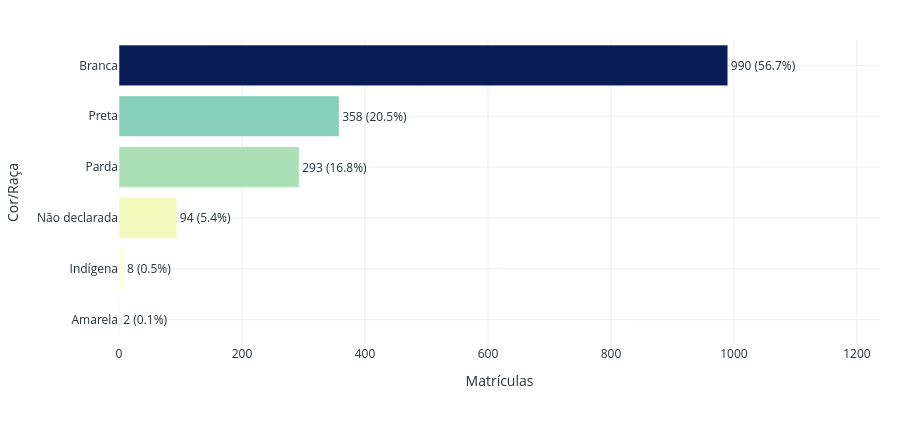
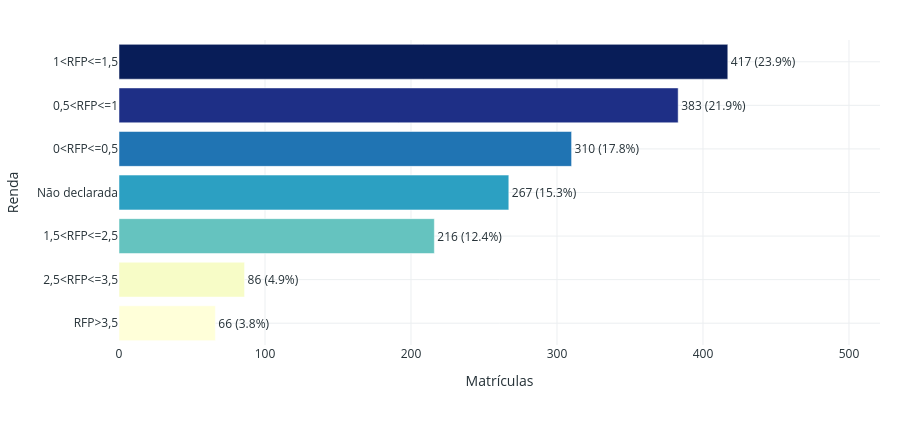
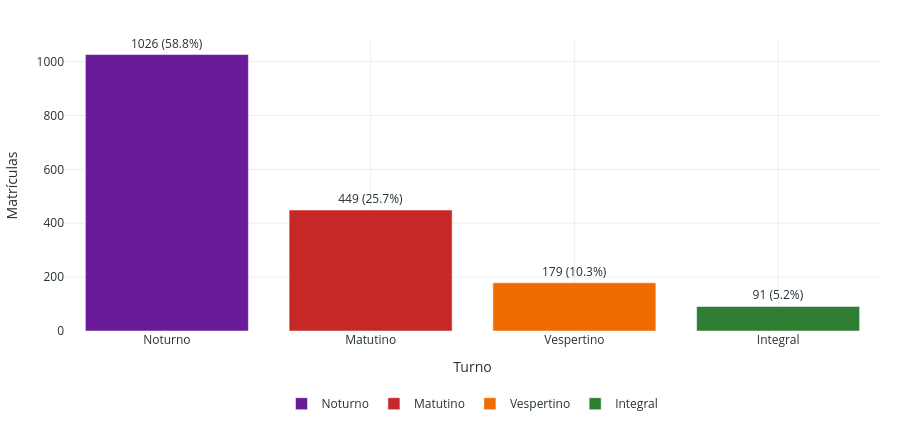

The notebook cell saved with these charts, in order:
### Markdown cell above
#### Gráficos 16 a 18 — Distribuições gerais

### Code cell
raca_df = df["Cor / Raça"].value_counts().reset_index()
raca_df.columns = ["Cor/Raça", "Qtd"]
raca_df["Percentual"] = raca_df["Qtd"] / raca_df["Qtd"].sum() * 100
raca_df["Texto"] = raca_df.apply(
    lambda linha: f"{int(linha['Qtd'])} ({linha['Percentual']:.1f}%)",
    axis=1,
)

fig_g16 = px.bar(
    raca_df.sort_values("Qtd"),
    x="Qtd",
    y="Cor/Raça",
    orientation="h",
    color="Qtd",
    color_continuous_scale="YlGnBu",
    text="Texto",
    labels={"Qtd": "Matrículas"},
)
fig_g16.update_traces(textposition="outside", cliponaxis=False)
fig_g16.update_xaxes(range=[0, raca_df["Qtd"].max() * 1.25])
fig_g16.update_layout(coloraxis_showscale=False)
aplicar_layout_light(fig_g16, altura=430)
fig_g16.show()


renda_df = (
    df["Renda Familiar"]
    .value_counts()
    .reindex([r for r in ORDEM_RENDA if r in df["Renda Familiar"].unique()])
    .reset_index()
)
renda_df.columns = ["Renda", "Qtd"]
renda_df["Percentual"] = renda_df["Qtd"] / renda_df["Qtd"].sum() * 100
renda_df["Texto"] = renda_df.apply(
    lambda linha: f"{int(linha['Qtd'])} ({linha['Percentual']:.1f}%)",
    axis=1,
)

fig_g17 = px.bar(
    renda_df.sort_values("Qtd"),
    x="Qtd",
    y="Renda",
    orientation="h",
    color="Qtd",
    color_continuous_scale="YlGnBu",
    text="Texto",
    labels={"Qtd": "Matrículas"},
)
fig_g17.update_traces(textposition="outside", cliponaxis=False)
fig_g17.update_xaxes(range=[0, renda_df["Qtd"].max() * 1.25])
fig_g17.update_layout(coloraxis_showscale=False)
aplicar_layout_light(fig_g17, altura=430)
fig_g17.show()


turno_df = df["Turno"].value_counts().reset_index()
turno_df.columns = ["Turno", "Qtd"]
turno_df["Percentual"] = turno_df["Qtd"] / turno_df["Qtd"].sum() * 100
turno_df["Texto"] = turno_df.apply(
    lambda linha: f"{int(linha['Qtd'])} ({linha['Percentual']:.1f}%)",
    axis=1,
)

fig_g18 = px.bar(
    turno_df,
    x="Turno",
    y="Qtd",
    color="Turno",
    color_discrete_map=gerar_mapa_cores(turno_df["Turno"]),
    text="Texto",
    labels={"Qtd": "Matrículas"},
)
fig_g18.update_traces(textposition="outside", cliponaxis=False)
fig_g18.update_layout(coloraxis_showscale=False)
aplicar_layout_light(fig_g18, altura=430)
fig_g18.show()

### Figure 1 — Plotly figure (JSON) as saved in the notebook; plotly's stock layout.template omitted (floating-point values rounded to 4 significant figures)
{"data": [{"cliponaxis": false, "hovertemplate": "Matrículas=%{marker.color}<br>Cor/Raça=%{y}<br>Texto=%{text}<extra></extra>", "legendgroup": "", "marker": {"color": [2, 8, 94, 293, 358, 990], "coloraxis": "coloraxis", "pattern": {"shape": ""}}, "name": "", "orientation": "h", "showlegend": false, "text": ["2 (0.1%)", "8 (0.5%)", "94 (5.4%)", "293 (16.8%)", "358 (20.5%)", "990 (56.7%)"], "textposition": "outside", "type": "bar", "x": [2, 8, 94, 293, 358, 990], "xaxis": "x", "y": ["Amarela", "Indígena", "Não declarada", "Parda", "Preta", "Branca"], "yaxis": "y"}], "layout": {"barmode": "relative", "coloraxis": {"colorbar": {"title": {"text": "Matrículas"}}, "colorscale": [[0, "rgb(255,255,217)"], [0.125, "rgb(237,248,177)"], [0.25, "rgb(199,233,180)"], [0.375, "rgb(127,205,187)"], [0.5, "rgb(65,182,196)"], [0.625, "rgb(29,145,192)"], [0.75, "rgb(34,94,168)"], [0.875, "rgb(37,52,148)"], [1, "rgb(8,29,88)"]], "showscale": false}, "font": {"color": "#263238"}, "height": 430, "legend": {"orientation": "h", "title": {"text": ""}, "tracegroupgap": 0, "x": 0.5, "xanchor": "center", "y": -0.2, "yanchor": "top"}, "margin": {"b": 85, "l": 20, "r": 20, "t": 40}, "paper_bgcolor": "white", "plot_bgcolor": "white", "title": {"text": ""}, "xaxis": {"anchor": "y", "domain": [0, 1], "gridcolor": "#ECEFF1", "range": [0, 1238.0], "showgrid": true, "title": {"text": "Matrículas"}, "zeroline": false}, "yaxis": {"anchor": "x", "domain": [0, 1], "gridcolor": "#ECEFF1", "showgrid": true, "title": {"text": "Cor/Raça"}, "zeroline": false}}}

### Figure 2 — Plotly figure (JSON) as saved in the notebook; plotly's stock layout.template omitted (floating-point values rounded to 4 significant figures)
{"data": [{"cliponaxis": false, "hovertemplate": "Matrículas=%{marker.color}<br>Renda=%{y}<br>Texto=%{text}<extra></extra>", "legendgroup": "", "marker": {"color": [66, 86, 216, 267, 310, 383, 417], "coloraxis": "coloraxis", "pattern": {"shape": ""}}, "name": "", "orientation": "h", "showlegend": false, "text": ["66 (3.8%)", "86 (4.9%)", "216 (12.4%)", "267 (15.3%)", "310 (17.8%)", "383 (21.9%)", "417 (23.9%)"], "textposition": "outside", "type": "bar", "x": [66, 86, 216, 267, 310, 383, 417], "xaxis": "x", "y": ["RFP>3,5", "2,5<RFP<=3,5", "1,5<RFP<=2,5", "Não declarada", "0<RFP<=0,5", "0,5<RFP<=1", "1<RFP<=1,5"], "yaxis": "y"}], "layout": {"barmode": "relative", "coloraxis": {"colorbar": {"title": {"text": "Matrículas"}}, "colorscale": [[0, "rgb(255,255,217)"], [0.125, "rgb(237,248,177)"], [0.25, "rgb(199,233,180)"], [0.375, "rgb(127,205,187)"], [0.5, "rgb(65,182,196)"], [0.625, "rgb(29,145,192)"], [0.75, "rgb(34,94,168)"], [0.875, "rgb(37,52,148)"], [1, "rgb(8,29,88)"]], "showscale": false}, "font": {"color": "#263238"}, "height": 430, "legend": {"orientation": "h", "title": {"text": ""}, "tracegroupgap": 0, "x": 0.5, "xanchor": "center", "y": -0.2, "yanchor": "top"}, "margin": {"b": 85, "l": 20, "r": 20, "t": 40}, "paper_bgcolor": "white", "plot_bgcolor": "white", "title": {"text": ""}, "xaxis": {"anchor": "y", "domain": [0, 1], "gridcolor": "#ECEFF1", "range": [0, 521.2], "showgrid": true, "title": {"text": "Matrículas"}, "zeroline": false}, "yaxis": {"anchor": "x", "domain": [0, 1], "gridcolor": "#ECEFF1", "showgrid": true, "title": {"text": "Renda"}, "zeroline": false}}}

### Figure 3 — Plotly figure (JSON) as saved in the notebook; plotly's stock layout.template omitted (floating-point values rounded to 4 significant figures)
{"data": [{"cliponaxis": false, "hovertemplate": "Turno=%{x}<br>Matrículas=%{y}<br>Texto=%{text}<extra></extra>", "legendgroup": "Noturno", "marker": {"color": "#6A1B9A", "pattern": {"shape": ""}}, "name": "Noturno", "orientation": "v", "showlegend": true, "text": ["1026 (58.8%)"], "textposition": "outside", "type": "bar", "x": ["Noturno"], "xaxis": "x", "y": [1026], "yaxis": "y"}, {"cliponaxis": false, "hovertemplate": "Turno=%{x}<br>Matrículas=%{y}<br>Texto=%{text}<extra></extra>", "legendgroup": "Matutino", "marker": {"color": "#C62828", "pattern": {"shape": ""}}, "name": "Matutino", "orientation": "v", "showlegend": true, "text": ["449 (25.7%)"], "textposition": "outside", "type": "bar", "x": ["Matutino"], "xaxis": "x", "y": [449], "yaxis": "y"}, {"cliponaxis": false, "hovertemplate": "Turno=%{x}<br>Matrículas=%{y}<br>Texto=%{text}<extra></extra>", "legendgroup": "Vespertino", "marker": {"color": "#EF6C00", "pattern": {"shape": ""}}, "name": "Vespertino", "orientation": "v", "showlegend": true, "text": ["179 (10.3%)"], "textposition": "outside", "type": "bar", "x": ["Vespertino"], "xaxis": "x", "y": [179], "yaxis": "y"}, {"cliponaxis": false, "hovertemplate": "Turno=%{x}<br>Matrículas=%{y}<br>Texto=%{text}<extra></extra>", "legendgroup": "Integral", "marker": {"color": "#2E7D32", "pattern": {"shape": ""}}, "name": "Integral", "orientation": "v", "showlegend": true, "text": ["91 (5.2%)"], "textposition": "outside", "type": "bar", "x": ["Integral"], "xaxis": "x", "y": [91], "yaxis": "y"}], "layout": {"barmode": "relative", "coloraxis": {"showscale": false}, "font": {"color": "#263238"}, "height": 430, "legend": {"orientation": "h", "title": {"text": ""}, "tracegroupgap": 0, "x": 0.5, "xanchor": "center", "y": -0.2, "yanchor": "top"}, "margin": {"b": 85, "l": 20, "r": 20, "t": 40}, "paper_bgcolor": "white", "plot_bgcolor": "white", "title": {"text": ""}, "xaxis": {"anchor": "y", "categoryarray": ["Noturno", "Matutino", "Vespertino", "Integral"], "categoryorder": "array", "domain": [0, 1], "gridcolor": "#ECEFF1", "showgrid": true, "title": {"text": "Turno"}, "zeroline": false}, "yaxis": {"anchor": "x", "domain": [0, 1], "gridcolor": "#ECEFF1", "showgrid": true, "title": {"text": "Matrículas"}, "zeroline": false}}}
